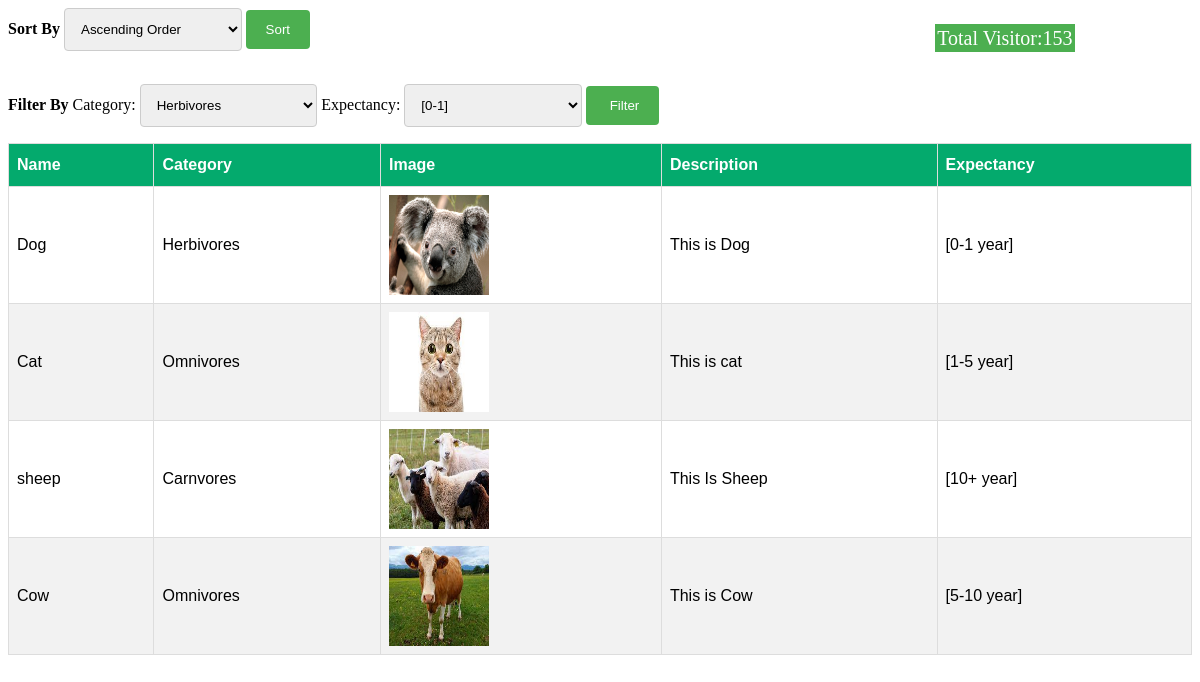
Page /animal.php on the committed database.
### tables this page shows
CREATE TABLE `vc` (
  `id` int(11) NOT NULL,
  `visitor_conter` int(11) NOT NULL
);

CREATE TABLE `animal_info` (
  `id` int(50) NOT NULL,
  `name` varchar(50) NOT NULL,
  `category` varchar(50) NOT NULL,
  `photo` varchar(255) NOT NULL,
  `description` varchar(100) NOT NULL,
  `expectancy` varchar(50) NOT NULL,
  `created_at` timestamp NOT NULL DEFAULT current_timestamp(),
  `visitor_counter` int(10) NOT NULL
);

### animal.php (the view, shortened to what this page needs)
<html>
  <head>
	 <link rel="stylesheet" type="text/css" href="css/style.css">
  </head>
  <body>
  	<?php
        try{
        	$con= new PDO ("mysql:host=localhost;dbname=animal","root","");
        }catch(PDOExecution $e){
        	echo $e->getMessage();
        }
         $sql="select visitor_conter from vc";
         $stmt =$con->prepare($sql);
         $stmt->execute();
         $arr=$stmt->fetchALL(PDO::FETCH_ASSOC);
         $a= $arr[0] ['visitor_conter'];
    ?>
  	<div>
  		<ul id="v_c">
  		  <li>Total Visitor:<?php echo $a ?></li>
  		</ul>
  	</div>
       <div class="row">
            <form action="" method="GET">
                <div class="row">
                    <div class="">
                        <div class="input-group mb-3">
                            <span ><b>Sort By</b> </span>
                            <select name="sort_alphabet" class="form-control" style="width: 15%;">
                                <option value="a-z" <?php if(isset($_GET['sort_alphabet']) && $_GET['sort_alphabet'] == "a-z"){ echo "selected"; } ?> > Ascending Order</option>
                            </select>
                            <input type="submit" value="Sort">
                        </div>
                    </div>
                </div>
            </form>
            <form action="" method="GET">
                <div class="input-group">
                    <span ><b>Filter By</b> </span>
                    Category:
                    <select name="filter" class="form-control" style="width: 15%;">
                        <option value="herbivores" <?php if(isset($_GET['filter']) && $_GET['filter'] == "herbivores"){ echo "selected"; } ?> >Herbivores</option>
                    </select>
                    Expectancy:
                    <select name="filter" class="form-control" style="width: 15%;">
                        <option value="0-1" <?php if(isset($_GET['filter']) && $_GET['filter'] == "[0-1]"){ echo "selected"; } ?> >[0-1]</option>
                    </select>
                    <input type="submit" class="" id="" value=" Filter">
                </div>
            </form>
        </div>
        <div class="">
            <table class="" id="animal_table">
                <thead>
                    <tr>
                        <th>Name</th>
                        <th>Category</th>
                        <th>Image</th>
                        <th>Description</th>
                        <th>Expectancy</th>
                    </tr>
                </thead>
                <tbody>
                    <?php
                        $con = mysqli_connect("localhost","root","","animal");
                        $sort_option = "";
                        $query = "SELECT * FROM animal_info  $sort_option";
                        $query_run = mysqli_query($con, $query);
                        if(mysqli_num_rows($query_run) > 0)
                        {
                           foreach($query_run as $row)
                           {
                                echo'<tr>';
			                        echo '<td>'.$row['name'].'</td><td>'.$row['category'].'</td><td><img src="image/'.$row['photo'].'" width="100px" height="100px"></td><td>'.$row['description'].'</td><td>'.$row['expectancy'].'</td>';
		                        echo '</tr>';
		                        ?>
                                <?php
                            }
                        }
                        else
                        {
                            ?>
                            <tr>
                                <td colspan="3">No Record Found</td>
                            </tr>
                            <?php
                        }
                    ?>
                    </tbody>
                </table>
            </div>
    </body>
<html>

### css/style.css (style rules this page uses)
* { box-sizing: border-box; }
input[type=text], select, textarea { width: 100%; padding: 12px; border: 1px solid #ccc; border-radius: 4px; resize: vertical; }
input[type=submit] { background-color: #4CAF50; color: white; padding: 12px 20px; border: none; border-radius: 4px; cursor: pointer; }
.row:after { content: ""; display: table; clear: both; }
#animal_table { font-family: Arial, Helvetica, sans-serif; border-collapse: collapse; width: 100%; }
#animal_table td, #animal_table th { border: 1px solid #ddd; padding: 8px; }
#animal_table tr:nth-child(even) { background-color: #f2f2f2; }
#animal_table th { padding-top: 12px; padding-bottom: 12px; text-align: left; background-color: #04AA6D; color: white; }
#v_C { float: right; display: inline-block; width: 300px; }
#v_c li { background-color: #4CAF50; list-style-type: none; padding: 1%; font-size: 20px; margin-left: 1%; float: left; color:#ffffff; }

### rows in the picture
vc: visitor_conter "153"
animal_info: name "Dog", category "Herbivores", photo (picture), description "This is Dog", expectancy "[0-1 year]"
animal_info: name "Cat", category "Omnivores", photo (picture), description "This is cat", expectancy "[1-5 year]"
animal_info: name "sheep", category "Carnvores", photo (picture), description "This Is Sheep", expectancy "[10+ year]"
animal_info: name "Cow", category "Omnivores", photo (picture), description "This is Cow", expectancy "[5-10 year]"
